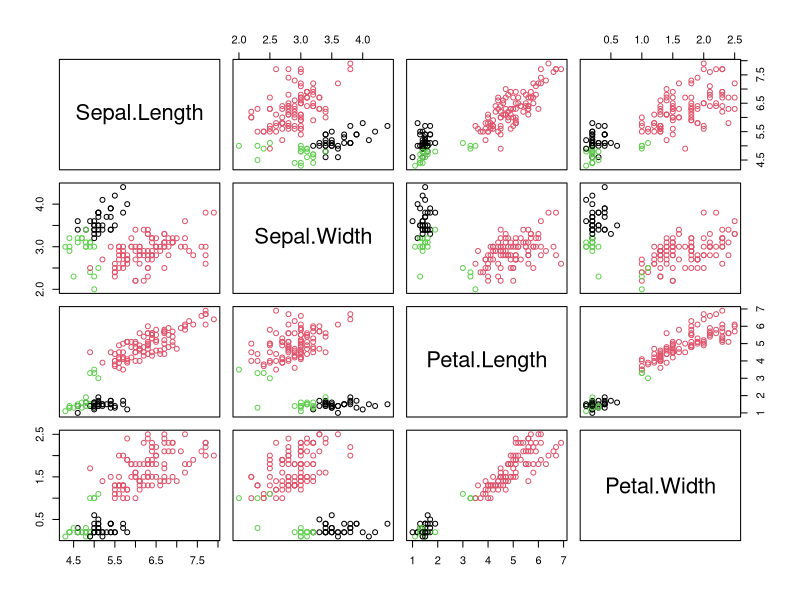
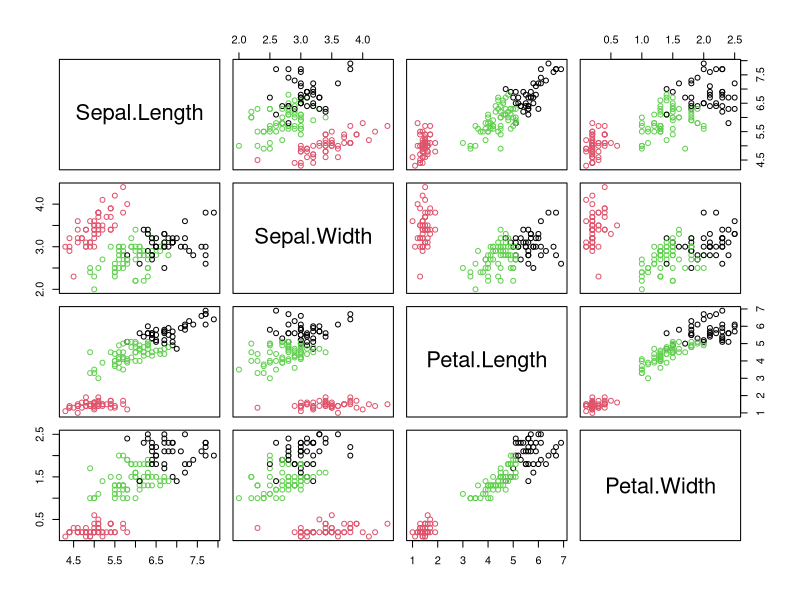

Write R code to recreate these figures, in order.
#conjunto de dados iris
dim(iris)
head(iris)
summary(iris)
#Dados iris para tarefa de Classificacao
# Mas para agrupamento?

cluster = kmeans(iris[1:4],center= 3) #agrupar sem a classe, e 3 grupos
cluster

tabela = table(iris$Species, cluster$cluster)  #tabela dos grupos

#Gerando Grafico de dispersao
plot(iris[,1:4], col=cluster$cluster) #Gera grafico com os elementos de todas as linhas e das colunhas
#1-4 sem a classe, e com os agrupamentos gerados

#cor verde = setosa
#cor vermelha virginica
#preta = versicolor

#==================#
#USANDO FUZZY 
#==================#
#Um elemento pode esta mais de um grupo
library(e1071)
cluster = cmeans(iris[,1:4],center = 3) #3 grupos
cluster
tabela = table(iris$Species, cluster$cluster)
tabela
plot(iris[,1:4], col=cluster$cluster)
